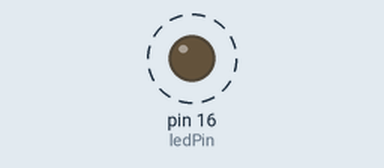
This sketch was run on a simulated Arduino Uno, built with avr-gcc and run on an emulated ATmega328P. Shown: output pins drawn as LEDs (lit = HIGH). Dashed ring = blinking.

Above: at 0.5 s.
Timing chart, 0 to 4.6 s (numbered marks = the images above):
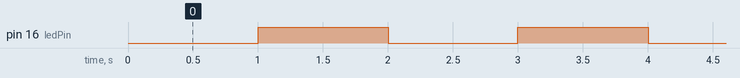

The sketch:

blink-poll.ino
```cpp
int ledPin = 16;
int ledState = LOW;
unsigned long previousMillis = 0;
const long interval = 1000;

void setup() {
  pinMode(ledPin, OUTPUT);
}

void loop() {
  unsigned long currentMillis = millis();
  if (currentMillis - previousMillis >= interval) {
    previousMillis = currentMillis;
    if (ledState == LOW)
      ledState = HIGH;  // Đổi trạng thái
    else
      ledState = LOW;   // Đổi trạng thái
    digitalWrite(ledPin, ledState);
  }
}
```

Measured:
- by itself, pin 16 (ledPin): alternates HIGH for 1.0 s and LOW for 1.0 s
